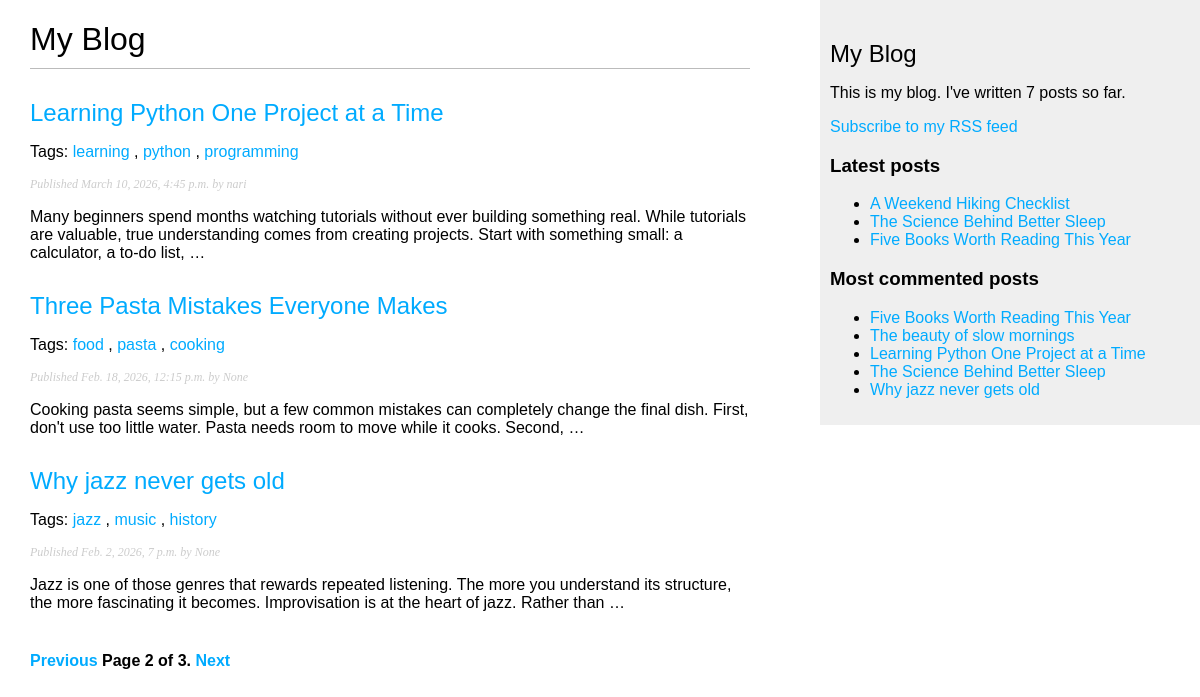
Screenshot of /blog/?page=2 with the database file from the repository.
### blog/models.py (models this page shows, shortened)
class Post(models.Model):
    objects = models.Manager()
    published = PublishedManager()
    tags = TaggableManager()
    class Status(models.TextChoices):
        DRAFT = ('DF', 'Draft')
        PUBLISHED = ('PB', 'Published')
    title = models.CharField(max_length=250)
    slug = models.SlugField(max_length=250, unique_for_date='publish')
    body = models.TextField()
    publish = models.DateTimeField(default=timezone.now)
    created = models.DateTimeField(auto_now_add=True)
    updated = models.DateTimeField(auto_now=True)
    status = models.CharField(
        max_length=2,
        choices=Status,
        default=Status.DRAFT)
    author = models.ForeignKey(settings.AUTH_USER_MODEL,
                               on_delete=models.CASCADE,
                               null=True, blank=True,
                               related_name= 'blog_posts')
    class Meta:
        ordering = ['-publish']
        indexes = [
            models.Index(fields=['-publish'])]
    def get_absolute_url(self):
        return reverse(
            'blog:post_detail',
            args=[
                self.publish.year,
                self.publish.month,
                self.publish.day,
                self.slug
            ]
        )

### blog/views.py (the view)
# urls.py: path('', views.post_list, name='post_list'),
def post_list(request, tag_slug=None):
    all_posts = Post.published.all()
    tag = None
    if tag_slug:
        tag = get_object_or_404(Tag, slug=tag_slug)
        all_posts = all_posts.filter(tags__in=[tag])
    paginator = Paginator(all_posts, 3)
    page_number = request.GET.get('page', 1)
    try:
        posts = paginator.page(page_number)
    except PageNotAnInteger:
        posts = paginator.page(1)
    except EmptyPage:
        posts = paginator.page(paginator.num_pages)
    return render(
        request,
        'blog/post/list.html',
        {'posts': posts, 'tag': tag}
    )

### blog/models.py (called while the page is built)
    def get_queryset(self):
        return super().get_queryset().filter(status=Post.Status.PUBLISHED)

### blog/templatetags/blog_tags.py (called while the page is built)
@register.simple_tag
def total_posts():
    return Post.published.count()

@register.inclusion_tag('blog/post/latest_posts.html')
def show_latest_posts(count=5):
    latest_posts = Post.published.order_by('-publish')[:count]
    return {'latest_posts': latest_posts}

@register.simple_tag
def get_most_commented_posts(count=5):
    return Post.published.annotate(
        total_comments = Count('comments')
    ).order_by('-total_comments')[:count]

### blog/templates/blog/post/list.html (shortened to what this page needs)
{% extends 'blog/base.html' %}
{% block content %}
    <h1>My Blog</h1>
    {% for post in posts %}
        <h2>
            <a href="{{ post.get_absolute_url }}">
                {{ post.title }}
            </a>
        </h2>
        <p class="tags">
            Tags:
            {% for tag in post.tags.all %}
                <a href="{% url 'blog:post_list_by_tag' tag.slug %}">
                    {{ tag.name }}
                </a>
                {% if not forloop.last %}, {% endif %}
            {% endfor %}
        </p>
        <p class="date">
            Published {{ post.publish }} by {{ post.author }}
        </p>
        {{ post.body|truncatewords:30|linebreaks }}
    {% endfor %}
    {% include "pagination.html" with page=posts %}
{% endblock %}

### blog/templates/blog/base.html (shortened to what this page needs)
{% load blog_tags %}
{% load static %}
<!DOCTYPE html>
<html>
    <head>
        <link href="{% static "css/blog.css" %}" rel="stylesheet" />
    </head>
    <body>
        <div id="content">
            {% block content %}
            {% endblock %}
        </div>
        <div id="sidebar">
            <h2>My Blog</h2>
            <p>
                This is my blog.
                I've written {% total_posts %} posts so far.
            </p>
            <p>
                <a href="{% url 'blog:post_feed' %}">Subscribe to my RSS feed</a>
            </p>
            <h3>Latest posts</h3>
            {% show_latest_posts 3 %}
            <h3>Most commented posts</h3>
            {% get_most_commented_posts as most_commented_posts %}
            <ul>
                {% for post in most_commented_posts %}
                    <li>
                        <a href="{{ post.get_absolute_url }}">{{ post.title }}</a>
                    </li>
                {% endfor %}
            </ul>
        </div>
    </body>
</html>

### blog/templates/blog/post/latest_posts.html
<ul>
    {% for post in latest_posts %}
        <li>
            <a href="{{ post.get_absolute_url }}">{{ post.title }}</a>
        </li>
    {% endfor %}
</ul>

### blog/static/css/blog.css (style rules this page uses)
body { margin: 0; padding: 0; font-family: helvetica, sans-serif; }
a { color: #00abff; text-decoration: none; }
h1 { font-weight: normal; border-bottom: 1px solid #bbb; padding: 0 0 10px 0; }
h2 { font-weight: normal; margin: 30px 0 0; }
#content { float: left; width: 60%; padding: 0 0 0 30px; }
#sidebar { float: right; width: 30%; padding: 10px; background: #efefef; height: 100%; }
p.date { color: #ccc; font-family: georgia, serif; font-size: 12px; font-style: italic; }

### rows the page displays
Post: title "Learning Python One Project at a Time", publish "March 10, 2026, 4:45 p.m.", author "nari", body "Many beginners spend months watching tutorials without ever building something real. While tutorials are valuable, true understanding comes from creating projects. Start with something small: a calculator, a to-do list, …"
Tag: name "learning"
Tag: name "python"
Tag: name "programming"
Post: title "Three Pasta Mistakes Everyone Makes", publish "Feb. 18, 2026, 12:15 p.m.", author "None", body "Cooking pasta seems simple, but a few common mistakes can completely change the final dish. First, don't use too little water. Pasta needs room to move while it cooks. Second, …"
Tag: name "food"
Tag: name "pasta"
Tag: name "cooking"
Post: title "Why jazz never gets old", publish "Feb. 2, 2026, 7 p.m.", author "None", body "Jazz is one of those genres that rewards repeated listening. The more you understand its structure, the more fascinating it becomes. Improvisation is at the heart of jazz. Rather than …"
Tag: name "jazz"
Tag: name "music"
Tag: name "history"
Post: title "A Weekend Hiking Checklist"
Post: title "The Science Behind Better Sleep"
Post: title "Five Books Worth Reading This Year"
Post: title "The beauty of slow mornings"

### other values shown
{{ page.number }} "2"
{{ page.paginator.num_pages }} "3"
